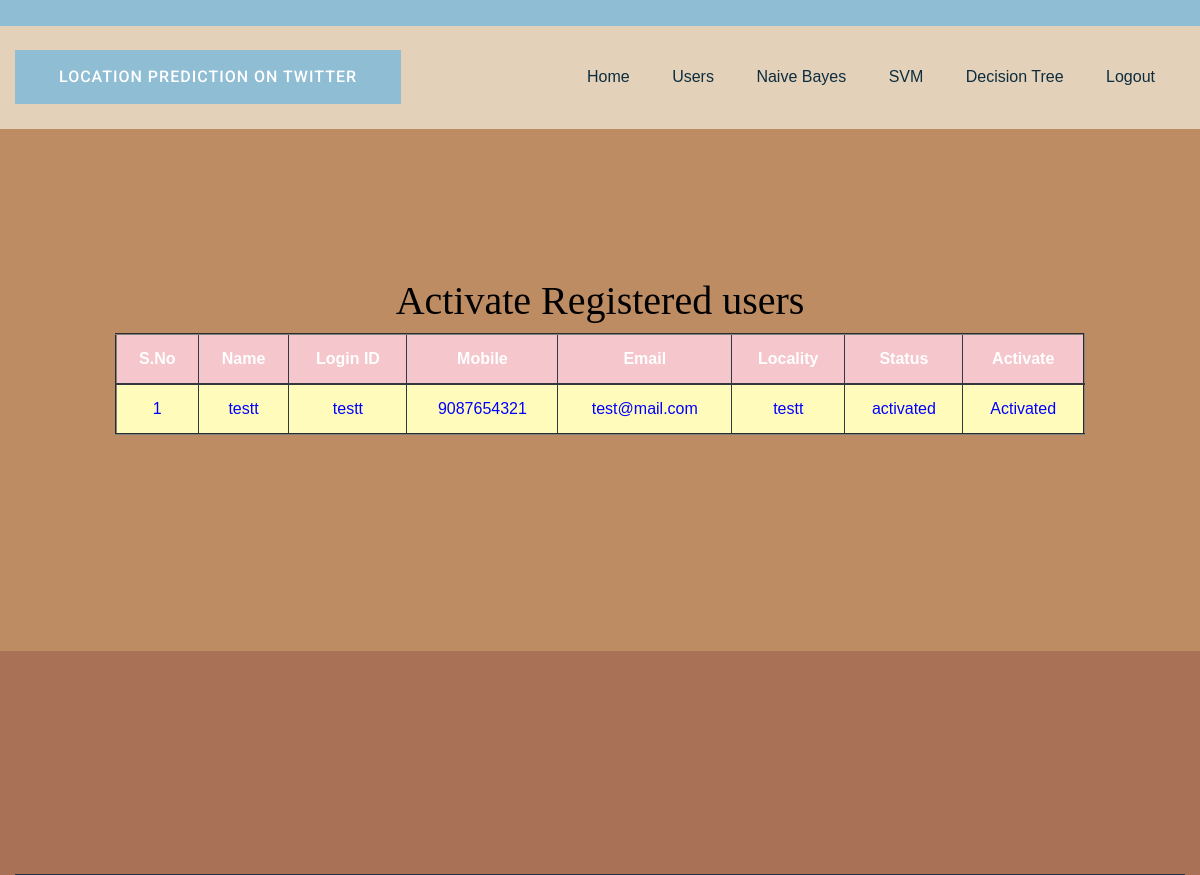
Page /ViewRegisteredUsers/ on the committed database.
### users/models.py (models this page shows, shortened)
class UserRegistrationModel(models.Model):
    name = models.CharField(max_length=100)
    loginid = models.CharField(unique=True, max_length=100)
    password = models.CharField(max_length=100)
    mobile = models.CharField(unique=True, max_length=100)
    email = models.CharField(unique=True, max_length=100)
    locality = models.CharField(max_length=100)
    address = models.CharField(max_length=1000)
    city = models.CharField(max_length=100)
    state = models.CharField(max_length=100)
    status = models.CharField(max_length=100)
    class Meta:
        db_table = 'UserRegistrations'

### admins/views.py (the view)
# urls.py: path("ViewRegisteredUsers/", admins.ViewRegisteredUsers, name="ViewRegisteredUsers"),
def ViewRegisteredUsers(request):
    data = UserRegistrationModel.objects.all()
    return render(request, 'admins/RegisteredUsers.html', {'data': data})

### assets/templates/admins/RegisteredUsers.html
{%extends 'admins/adminbase.html'%}
{%load static%}
{%block contents%}
    <div class="testimonial-area testimonial-padding" style="background-color:#BE8C63;">
        <div class="container ">
            <div class="row d-flex justify-content-center">
                <div class="col-xl-10 col-lg-10 col-md-9">
                    <div class="h1-testimonial-active">
                        <div class="single-testimonial text-center">
                                   <h1><font color="BLACK" style="font-family: fangsong;"> Activate Registered users</font></h1>
                                         <table border="2px" class="table table-hover table-dark">
                    <thead>
                    <tr class="table-danger">
                        <th scope="col">S.No</th>
                        <th scope="col">Name</th>
                        <th scope="col">Login ID</th>
                        <th scope="col">Mobile</th>
                        <th scope="col">Email</th>
                        <th scope="col">Locality</th>
                        <th scope="col">Status</th>
                        <th scope="col">Activate</th>
                    </tr>
                    </thead>
                    <tbody>
                    {% for i in data %}
                    <tr scope="row" style="color: BLUE; background-color:#FFFCBB">
                        <td>{{forloop.counter}}</td>
                        <td>{{i.name}}</td>
                        <td>{{i.loginid}}</td>
                        <td>{{i.mobile}}</td>
                        <td>{{i.email}}</td>
                        <td>{{i.locality}}</td>
                        <td>{{i.status}}</td>
                        {% if i.status == 'waiting' %}
                        <td><a class="btn-link" href="/AdminActivaUsers/?uid={{ i.id }}"
                               style="color:DARKBLUE">Activate</a></td>
                        {% else %}
                        <td> Activated</td>
                        {% endif %}
                    </tr>
                    {% endfor %}
                    </tbody>
                </table>
                        </div>
                    </div>
                </div>
            </div>
        </div>
    </div>
{%endblock%}

### rows in the picture
UserRegistrationModel: name "testt", loginid "testt", mobile "9087654321", email "test@mail.com", locality "testt", status "activated", shows "Activated"
